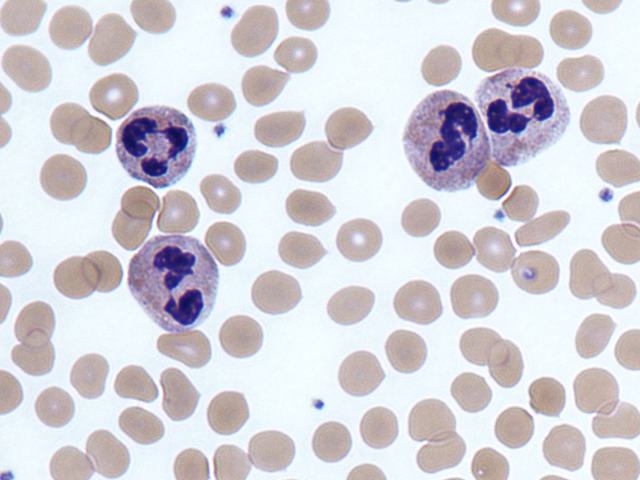
#> input picture Exercise1/neutrophils.png, 640 x 480 px, found by its file name
$ python kmeans.py
#> lines starting #> are read from the running program, lines starting #| are printed output that depends on the picture
import matplotlib.pyplot as plt
import numpy as np
import cv2

image = cv2.imread('/Users/kok_ksy/Documents/GitHub/CV_example/Exercise1/neutrophils.png')
#> image is the input picture: shape (480, 640, 3); mean B, G, R 215.2, 208.5, 210.9
image = cv2.cvtColor(image, cv2.COLOR_BGR2RGB)

pixel_values = image.reshape((-1, 3))
pixel_values = np.float32(pixel_values)
print(pixel_values.shape)
#| (307200, 3)

criteria = (cv2.TERM_CRITERIA_EPS + cv2.TermCriteria_MAX_ITER, 100, 0.2)

k=3
_, labels, (centers) = cv2.kmeans(pixel_values, k, None, criteria, 10, cv2.KMEANS_RANDOM_CENTERS)
#> centers = [[187.2, 172.6, 176.3], [60.49, 47.54, 124.4], [237.7, 245.8, 251.4]]
centers = np.uint8(centers)
#> centers = [[187, 172, 176], [60, 47, 124], [237, 245, 251]]
labels = labels.flatten()

segmented_image = centers[labels.flatten()]

segmented_image = segmented_image.reshape(image.shape)
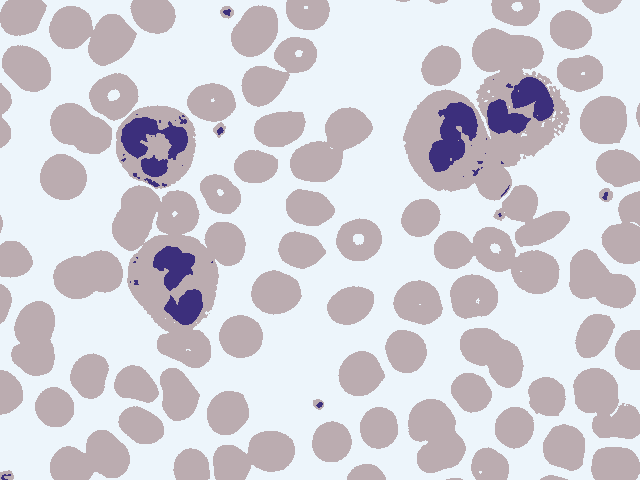
#> segmented_image: shape (480, 640, 3); mean R, G, B 210.4, 207.8, 214.9

plt.figure('Kmeans Image')
plt.subplot(211)
plt.title('Original Image')
plt.imshow(image)
plt.subplot(212)
plt.title('segmented_image')
plt.imshow(segmented_image)
plt.show()
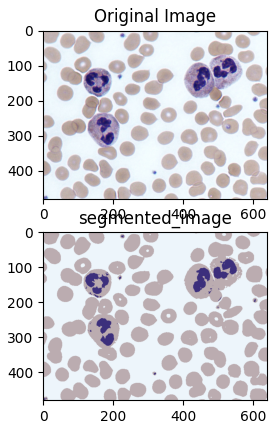
#> figure drawn by matplotlib, 2 panels

$ run again, with Exercise1/building.jpg saved as Exercise1/neutrophils.png
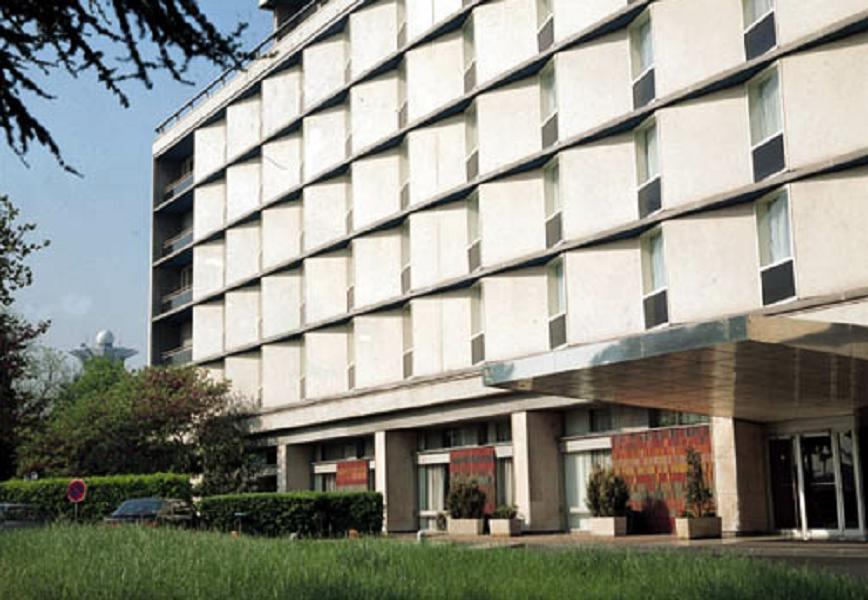
#> input picture Exercise1/building.jpg, 868 x 600 px, found by its file name
#> image is the input picture: shape (600, 868, 3); mean B, G, R 133.7, 143.6, 142.9
#| (520800, 3)
#> `_, labels, (centers) = cv2.kmeans(pixel_values, k, None, criteria, 10,..`: centers = [[59.8, 61.42, 45.61], [238.6, 233.8, 225], [161.1, 168.4, 169]]
#> `centers = np.uint8(centers)`: centers = [[59, 61, 45], [238, 233, 224], [161, 168, 169]]
#> `segmented_image = segmented_image.reshape(image.shape)`:
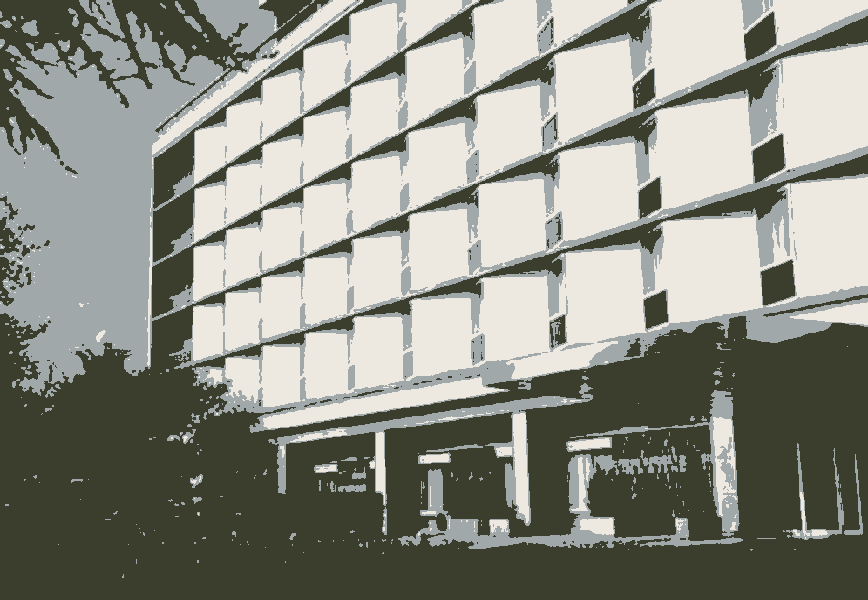
#> segmented_image: shape (600, 868, 3); mean R, G, B 142.3, 143, 133.1
#> `plt.show()`:
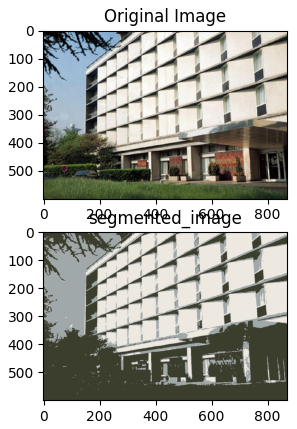
#> figure drawn by matplotlib, 2 panels
